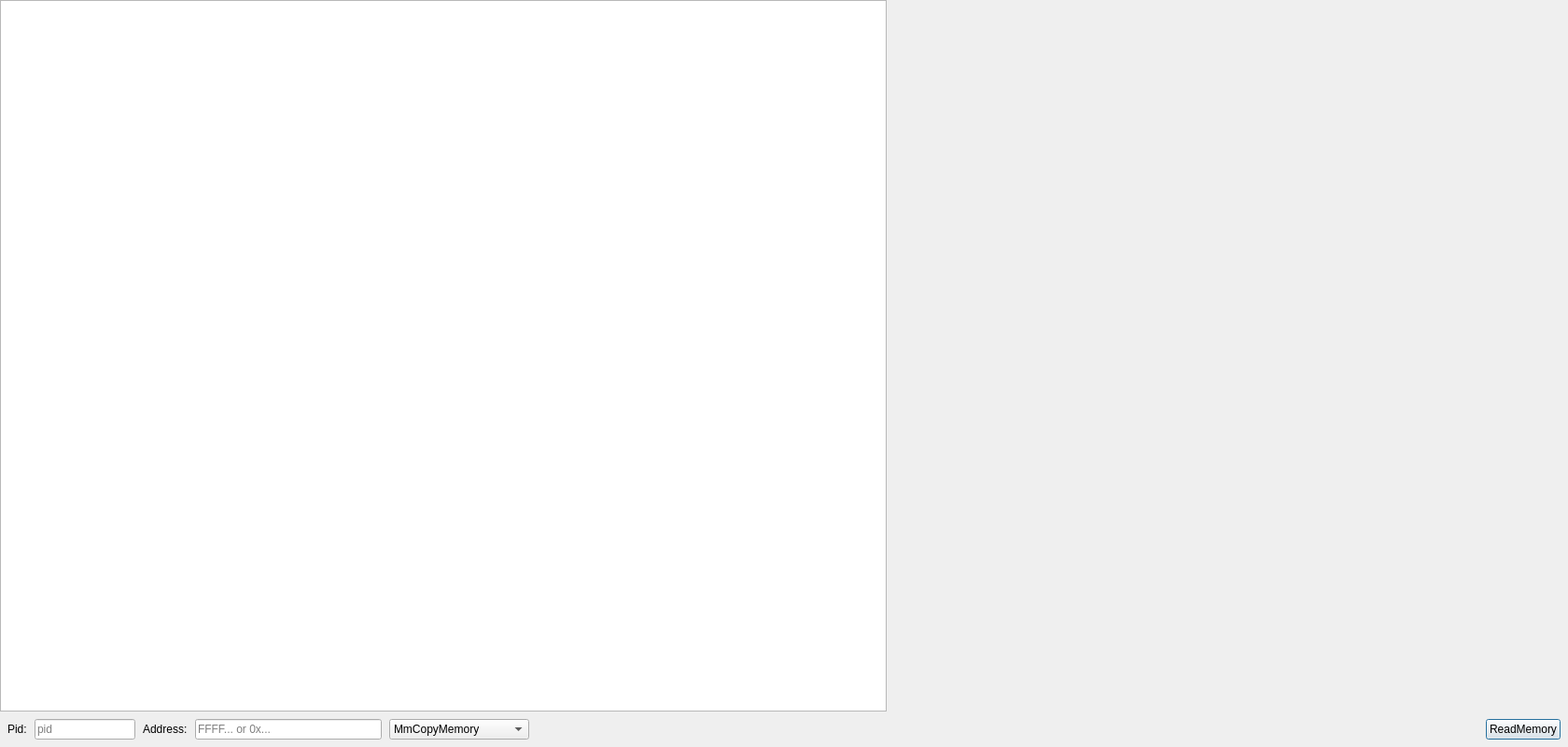
<?xml version="1.0" encoding="UTF-8"?>
<ui version="4.0">
 <class>MemoryDialog</class>
 <widget class="QDialog" name="MemoryDialog">
  <property name="geometry">
   <rect>
    <x>0</x>
    <y>0</y>
    <width>1680</width>
    <height>800</height>
   </rect>
  </property>
  <property name="minimumSize">
   <size>
    <width>1680</width>
    <height>800</height>
   </size>
  </property>
  <property name="maximumSize">
   <size>
    <width>1680</width>
    <height>800</height>
   </size>
  </property>
  <property name="windowTitle">
   <string>Memory Viewer</string>
  </property>
  <property name="styleSheet">
   <string notr="true"/>
  </property>
  <layout class="QVBoxLayout" name="mainVerticalLayout">
   <property name="spacing">
    <number>0</number>
   </property>
   <property name="leftMargin">
    <number>0</number>
   </property>
   <property name="topMargin">
    <number>0</number>
   </property>
   <property name="rightMargin">
    <number>0</number>
   </property>
   <property name="bottomMargin">
    <number>0</number>
   </property>
   <item>
    <layout class="QHBoxLayout" name="displayHorizontalLayout" stretch="52,40">
     <property name="spacing">
      <number>0</number>
     </property>
     <property name="leftMargin">
      <number>0</number>
     </property>
     <property name="topMargin">
      <number>0</number>
     </property>
     <property name="rightMargin">
      <number>0</number>
     </property>
     <property name="bottomMargin">
      <number>0</number>
     </property>
     <item>
      <widget class="QTextEdit" name="textEditDisasm">
       <property name="sizePolicy">
        <sizepolicy hsizetype="Expanding" vsizetype="Expanding">
         <horstretch>0</horstretch>
         <verstretch>0</verstretch>
        </sizepolicy>
       </property>
       <property name="styleSheet">
        <string notr="true"/>
       </property>
       <property name="readOnly">
        <bool>true</bool>
       </property>
      </widget>
     </item>
     <item>
      <layout class="QVBoxLayout" name="hexContainerLayout">
       <property name="spacing">
        <number>0</number>
       </property>
       <property name="leftMargin">
        <number>0</number>
       </property>
       <property name="topMargin">
        <number>0</number>
       </property>
       <property name="rightMargin">
        <number>0</number>
       </property>
       <property name="bottomMargin">
        <number>0</number>
       </property>
      </layout>
     </item>
    </layout>
   </item>
   <item>
    <layout class="QHBoxLayout" name="inputFirstRowLayout">
     <property name="spacing">
      <number>8</number>
     </property>
     <property name="leftMargin">
      <number>8</number>
     </property>
     <property name="topMargin">
      <number>8</number>
     </property>
     <property name="rightMargin">
      <number>8</number>
     </property>
     <property name="bottomMargin">
      <number>8</number>
     </property>
     <item>
      <widget class="QLabel" name="labelPid">
       <property name="sizePolicy">
        <sizepolicy hsizetype="Fixed" vsizetype="Fixed">
         <horstretch>0</horstretch>
         <verstretch>0</verstretch>
        </sizepolicy>
       </property>
       <property name="text">
        <string>Pid:</string>
       </property>
      </widget>
     </item>
     <item>
      <widget class="QLineEdit" name="lineEditPid">
       <property name="sizePolicy">
        <sizepolicy hsizetype="Fixed" vsizetype="Fixed">
         <horstretch>0</horstretch>
         <verstretch>0</verstretch>
        </sizepolicy>
       </property>
       <property name="minimumSize">
        <size>
         <width>60</width>
         <height>0</height>
        </size>
       </property>
       <property name="placeholderText">
        <string>pid</string>
       </property>
      </widget>
     </item>
     <item>
      <widget class="QLabel" name="labelAddress">
       <property name="sizePolicy">
        <sizepolicy hsizetype="Fixed" vsizetype="Fixed">
         <horstretch>0</horstretch>
         <verstretch>0</verstretch>
        </sizepolicy>
       </property>
       <property name="text">
        <string>Address:</string>
       </property>
      </widget>
     </item>
     <item>
      <widget class="QLineEdit" name="lineEditAddress">
       <property name="sizePolicy">
        <sizepolicy hsizetype="Fixed" vsizetype="Fixed">
         <horstretch>0</horstretch>
         <verstretch>0</verstretch>
        </sizepolicy>
       </property>
       <property name="minimumSize">
        <size>
         <width>200</width>
         <height>0</height>
        </size>
       </property>
       <property name="placeholderText">
        <string>FFFF... or 0x...</string>
       </property>
      </widget>
     </item>
     <item>
      <widget class="QComboBox" name="comboBoxReadMethod">
       <property name="sizePolicy">
        <sizepolicy hsizetype="Fixed" vsizetype="Fixed">
         <horstretch>0</horstretch>
         <verstretch>0</verstretch>
        </sizepolicy>
       </property>
       <property name="minimumSize">
        <size>
         <width>150</width>
         <height>0</height>
        </size>
       </property>
       <property name="toolTip">
        <string>Kernel memory read method (pid 4 / kernel VA only)</string>
       </property>
       <item>
        <property name="text">
         <string>MmCopyMemory</string>
        </property>
       </item>
       <item>
        <property name="text">
         <string>MmMapIoSpaceEx</string>
        </property>
       </item>
      </widget>
     </item>
     <item>
      <widget class="QLabel" name="labelExtraInfo">
       <property name="sizePolicy">
        <sizepolicy hsizetype="Expanding" vsizetype="Fixed">
         <horstretch>0</horstretch>
         <verstretch>0</verstretch>
        </sizepolicy>
       </property>
       <property name="font">
        <font>
         <family>Consolas</family>
         <pointsize>10</pointsize>
        </font>
       </property>
       <property name="text">
        <string/>
       </property>
      </widget>
     </item>
     <item>
      <widget class="QLabel" name="labelStatus">
       <property name="sizePolicy">
        <sizepolicy hsizetype="Fixed" vsizetype="Fixed">
         <horstretch>0</horstretch>
         <verstretch>0</verstretch>
        </sizepolicy>
       </property>
       <property name="minimumSize">
        <size>
         <width>90</width>
         <height>0</height>
        </size>
       </property>
       <property name="maximumSize">
        <size>
         <width>90</width>
         <height>16777215</height>
        </size>
       </property>
       <property name="font">
        <font>
         <family>Consolas</family>
         <pointsize>10</pointsize>
         <weight>75</weight>
         <bold>true</bold>
        </font>
       </property>
       <property name="styleSheet">
        <string notr="true"/>
       </property>
       <property name="text">
        <string/>
       </property>
       <property name="alignment">
        <set>Qt::AlignCenter</set>
       </property>
      </widget>
     </item>
     <item>
      <widget class="QPushButton" name="pushButtonRead">
       <property name="sizePolicy">
        <sizepolicy hsizetype="Fixed" vsizetype="Fixed">
         <horstretch>0</horstretch>
         <verstretch>0</verstretch>
        </sizepolicy>
       </property>
       <property name="text">
        <string>ReadMemory</string>
       </property>
      </widget>
     </item>
    </layout>
   </item>
  </layout>
 </widget>
 <resources/>
 <connections/>
</ui>
